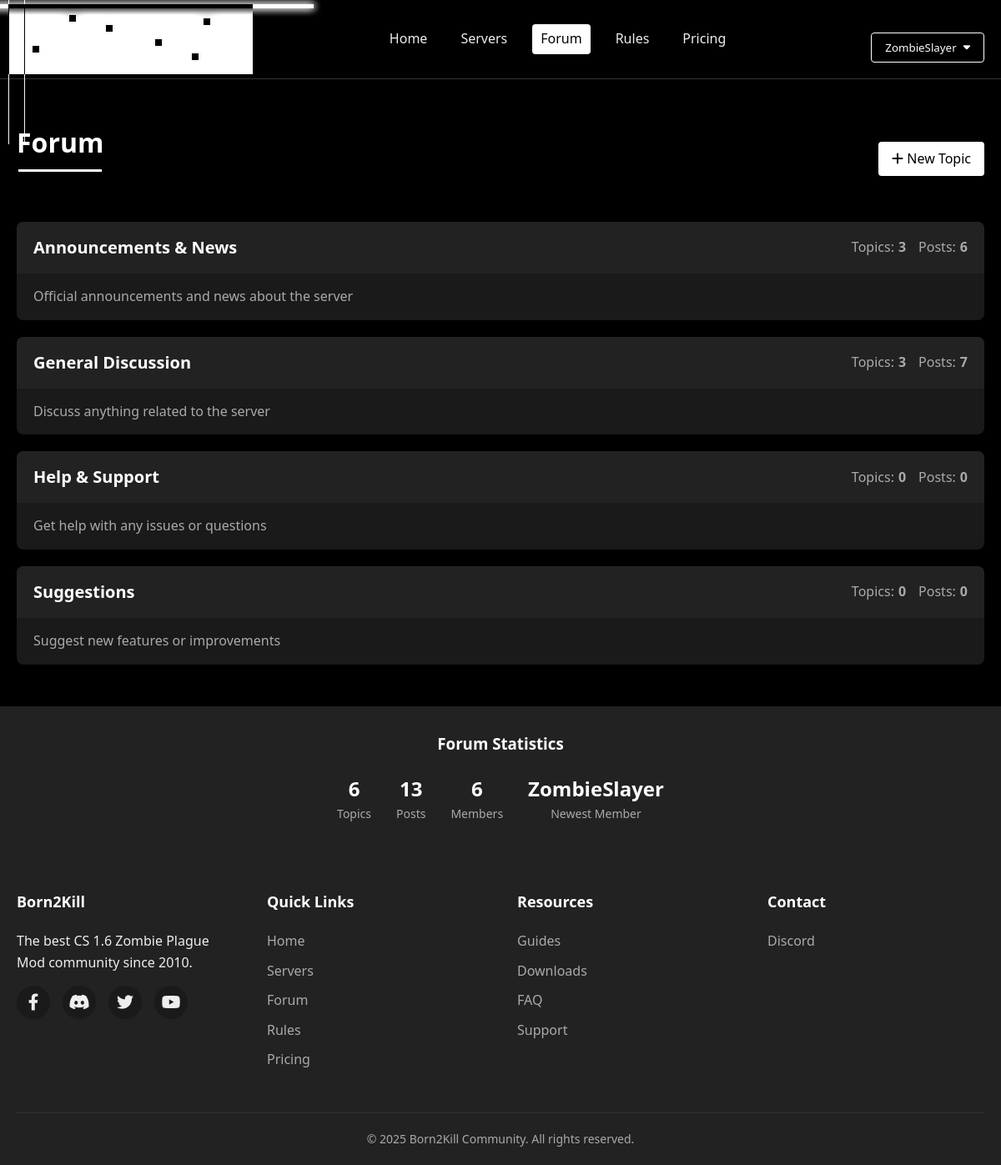
The page /php/forum.php (signed in) on the database its author committed.
### tables this page shows
CREATE TABLE IF NOT EXISTS forum_categories (
    id INT AUTO_INCREMENT PRIMARY KEY,
    name VARCHAR(100) NOT NULL,
    description TEXT,
    sort_order INT DEFAULT 0
);

CREATE TABLE IF NOT EXISTS users (
    id INT AUTO_INCREMENT PRIMARY KEY,
    username VARCHAR(50) UNIQUE NOT NULL,
    password VARCHAR(255) NOT NULL,
    email VARCHAR(100) UNIQUE NOT NULL,
    registration_date TIMESTAMP DEFAULT CURRENT_TIMESTAMP,
    last_login TIMESTAMP NULL,
    avatar VARCHAR(255) DEFAULT 'default.jpg',
    is_admin TINYINT(1) DEFAULT 0,
    vip_status VARCHAR(20) DEFAULT 'none',
    vip_expires TIMESTAMP NULL,
    level INT DEFAULT 1,
    points INT DEFAULT 0,
    packs INT DEFAULT 0
);

### php/config.php (called while the page is built, shortened)
<?php
$db_host = "localhost";
$db_name = "";
$db_user = "";
$db_pass = "";
$conn = new mysqli($db_host, $db_user, $db_pass, $db_name);
$conn->set_charset("utf8mb4");
function isLoggedIn() {
    return isset($_SESSION['user_id']);
}
function getForumCategories() {
    global $conn;
    $sql = "SELECT c.*,
           (SELECT COUNT(*) FROM forum_topics WHERE category_id = c.id) as topics_count,
           (SELECT COUNT(*) FROM forum_posts p JOIN forum_topics t ON p.topic_id = t.id WHERE t.category_id = c.id) as posts_count
           FROM forum_categories c
           ORDER BY c.sort_order";
    $result = $conn->query($sql);
    $categories = [];
    if ($result->num_rows > 0) {
        while ($row = $result->fetch_assoc()) {
            $categories[] = $row;
        }
    }
    return $categories;
}

### php/forum.php (the view, shortened to what this page needs)
<?php
require_once 'config.php';
$categories = getForumCategories();
?>
<!DOCTYPE html>
<html lang="en">
<head>
    <link rel="stylesheet" href="css/style.css">
    <link rel="stylesheet" href="https://cdnjs.cloudflare.com/ajax/libs/font-awesome/6.0.0/css/all.min.css">
</head>
<body>
    <?php include 'includes/header.php'; ?>
    <section class="forum-main">
        <div class="container">
            <div class="forum-header-main">
                <h2 class="section-title">Forum</h2>
                <?php if (isLoggedIn()): ?>
                    <a href="new_topic.php" class="btn btn-primary"><i class="fas fa-plus"></i> New Topic</a>
                <?php endif; ?>
            </div>
            <div class="forum-grid">
                <?php foreach ($categories as $category): ?>
                <div class="forum-card">
                    <div class="forum-header">
                        <div class="forum-title">
                            <a href="category.php?id=<?php echo $category['id']; ?>"><?php echo htmlspecialchars($category['name']); ?></a>
                        </div>
                        <div class="forum-stats">
                            <div class="forum-stat">
                                <span>Topics:</span>
                                <strong><?php echo $category['topics_count']; ?></strong>
                            </div>
                            <div class="forum-stat">
                                <span>Posts:</span>
                                <strong><?php echo $category['posts_count']; ?></strong>
                            </div>
                        </div>
                    </div>
                    <div class="forum-description">
                        <?php echo htmlspecialchars($category['description']); ?>
                    </div>
                </div>
                <?php endforeach; ?>
            </div>
        </div>
    </section>
    <section class="forum-stats-section">
        <div class="container">
            <h3>Forum Statistics</h3>
            <div class="stats-flex">
                <?php
                $totalTopics = $conn->query("SELECT COUNT(*) as count FROM forum_topics")->fetch_assoc()['count'];
                $totalPosts = $conn->query("SELECT COUNT(*) as count FROM forum_posts")->fetch_assoc()['count'];
                $totalUsers = $conn->query("SELECT COUNT(*) as count FROM users")->fetch_assoc()['count'];
                $newestUser = $conn->query("SELECT username FROM users ORDER BY registration_date DESC LIMIT 1")->fetch_assoc()['username'];
                ?>
                <div class="stat-item">
                    <span class="stat-number"><?php echo $totalTopics; ?></span>
                    <span class="stat-label">Topics</span>
                </div>
                <div class="stat-item">
                    <span class="stat-number"><?php echo $totalPosts; ?></span>
                    <span class="stat-label">Posts</span>
                </div>
                <div class="stat-item">
                    <span class="stat-number"><?php echo $totalUsers; ?></span>
                    <span class="stat-label">Members</span>
                </div>
                <div class="stat-item">
                    <span class="stat-value"><?php echo htmlspecialchars($newestUser); ?></span>
                    <span class="stat-label">Newest Member</span>
                </div>
            </div>
        </div>
    </section>
    <?php include 'includes/footer.php'; ?>
</body>
</html>

### php/css/style.css (style rules this page uses)
:root { --primary: #ffffff; --secondary: #222; --accent: #888; --bg-dark: #000000; --bg-light: #1a1a1a; --text: #eee; --text-muted: #aaa; --border: #333; --success: #5cb85c; --error: #d9534f; }
* { margin: 0; padding: 0; box-sizing: border-box; font-family: 'Segoe UI', Tahoma, Geneva, Verdana, sans-serif; }
body { background-color: var(--bg-dark); color: var(--text); line-height: 1.6; }
a { color: var(--accent); text-decoration: none; transition: all 0.3s ease; }
.container { width: 100%; max-width: 1200px; margin: 0 auto; padding: 0 20px; }
.btn { padding: 8px 16px; border-radius: 4px; font-weight: 500; cursor: pointer; transition: all 0.3s ease; border: none; display: inline-block; text-align: center; }
.btn-primary { background-color: var(--primary); color: black; }
.section-title { font-size: 32px; text-align: center; margin-bottom: 40px; position: relative; color: var(--primary); }
.section-title::after { content: ''; position: absolute; bottom: -10px; left: 50%; transform: translateX(-50%); width: 100px; height: 3px; background-color: var(--primary); }
.stat-item { display: flex; flex-direction: column; }
.stat-label { font-size: 12px; color: var(--text-muted); }
.stat-value { font-size: 18px; font-weight: 600; }
.forum-main { padding: 50px 0; background-color: var(--bg-dark); }
.forum-header-main { display: flex; justify-content: space-between; align-items: center; margin-bottom: 30px; }
.forum-grid { display: grid; grid-template-columns: 1fr; gap: 20px; }
.forum-card { background-color: var(--bg-light); border-radius: 8px; overflow: hidden; transition: transform 0.3s ease; }
.forum-header { background-color: var(--secondary); padding: 15px 20px; display: flex; justify-content: space-between; align-items: center; }
.forum-title { font-size: 20px; font-weight: 600; }
.forum-title a { color: var(--primary); }
.forum-stats { display: flex; align-items: center; gap: 15px; }
.forum-stat { display: flex; align-items: center; gap: 5px; color: var(--text-muted); }
.forum-description { padding: 15px 20px; color: var(--text-muted); }
.forum-stats-section { padding: 30px 0; background-color: var(--secondary); text-align: center; }
.forum-stats-section h3 { margin-bottom: 20px; color: var(--primary); }
.stats-flex { display: flex; justify-content: center; flex-wrap: wrap; gap: 30px; }
.stat-item { display: flex; flex-direction: column; align-items: center; }
.stat-number, .stat-value { font-size: 24px; font-weight: 600; color: var(--primary); }
.stat-label { font-size: 14px; color: var(--text-muted); }

### rows shown on the page
forum_categories: name "Announcements & News", topics_count "3", posts_count "6", description "Official announcements and news about the server"
forum_categories: name "General Discussion", topics_count "3", posts_count "7", description "Discuss anything related to the server"
forum_categories: name "Help & Support", topics_count "0", posts_count "0", description "Get help with any issues or questions"
forum_categories: name "Suggestions", topics_count "0", posts_count "0", description "Suggest new features or improvements"
users: username "ZombieSlayer"

### other values the page prints
$_SESSION['username'] "ZombieSlayer"
$totalTopics "6"
$totalPosts "13"
$totalUsers "6"
